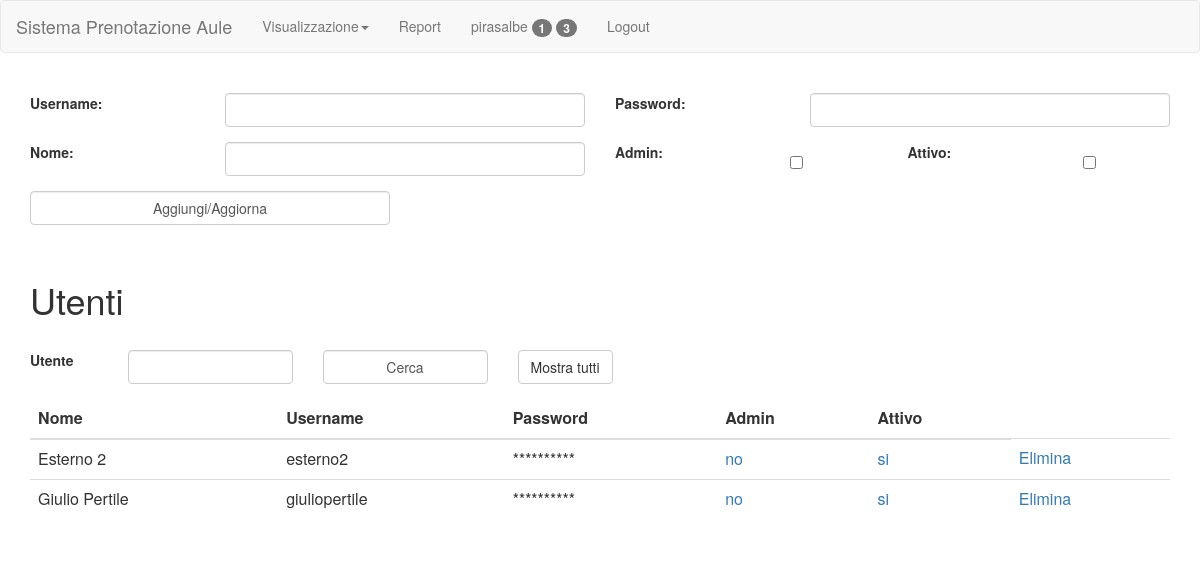
The app's page /admin/users.php (signed in) with its own data.
### tables this page shows
CREATE TABLE `utenti` (
  `username` varchar(20) NOT NULL,
  `password` varchar(64) NOT NULL,
  `admin` enum('si','no') NOT NULL DEFAULT 'no',
  `nome` varchar(20) NOT NULL,
  `attivo` enum('si','no') NOT NULL DEFAULT 'no'
);

### script/sql.php (called while the page is built, shortened)
<?php
function init()
{
    $servername = "localhost";
    $username = "root";
    $password = "";
    $dbname = "aule";
    $conn = new mysqli($servername, $username, $password, $dbname);
    return $conn;
}
function users($user)
{
	$where="";
    $sql = "SELECT *
			FROM utenti where username<>?" . $where;
    $conn = init();
    $result = null;
    if ($stmt = $conn->prepare($sql)) {
		if($user=="-1")
			$stmt->bind_param("s", $_SESSION['user']);
		else
			$stmt->bind_param("ss", $_SESSION['user'], $user);
        $stmt->execute();
        $result = $stmt->get_result();
    }
    return $result;
}
?>

### admin/users.php (the view, shortened to what this page needs)
<?php
include("../script/recursive.php");
$uvalue="";
?>
<html>
<head>
</head>
<body>
<br>
<div class="container">
    <form action="../script/addUser">
        <div class="row form-group">
            <div class="col-sm-2">
                <label for="username">Username: </label>
            </div>
            <div class="col-sm-4">
                <input name="username" class="form-control" maxlength="20">
            </div>
            <div class="col-sm-2">
                <label for="password">Password: </label>
            </div>
            <div class="col-sm-4">
                <input name="password" class="form-control" maxlength="20">
            </div>
        </div>
        <div class="row form-group">
            <div class="col-sm-2">
                <label for="name">Nome: </label>
            </div>
            <div class="col-sm-4">
                <input name="name" class="form-control" maxlength="20">
            </div>
            <div class="col-sm-2">
                <label for="admin">Admin: </label>
            </div>
            <div class="col-sm-1 checkbox">
                <input name="admin" value="si" type="checkbox" maxlength="20">
            </div>
            <div class="col-sm-2">
                <label for="attivo">Attivo: </label>
            </div>
            <div class="col-sm-1 checkbox">
                <input name="attivo" value="si" type="checkbox" maxlength="20">
            </div>
        </div>
        <div class="row form-group">
            <div class="col-sm-4">
                <button type="submit" class="form-control">
                    Aggiungi/Aggiorna
                </button>
            </div>
        </div>
    </form>
</div>
<br>
<div class="container">
	<p class="h1">Utenti</p><br>
	<div class="row form-group">
			<form action="users">
				<div class="col-sm-1">
					<label for="user">Utente</label>
				</div>
				<div class="col-sm-2">
					<input name="user" class="form-control" maxlength="20" value="<?php echo $uvalue; ?>">
				</div>
				<div class="col-sm-2">
					<button type="submit" class="form-control">Cerca</button>
				</div>
				<div class="col-sm-3">
					<a class="btn btn-default" href="users">Mostra tutti</a>
				</div>
			</form>
	</div>
    <div class="table-responsive">
        <table class="table">
            <thead>
            <tr>
                <th>Nome</th>
                <th>Username</th>
                <th>Password</th>
                <th>Admin</th>
                <th>Attivo</th>
            </tr>
            </thead>
            <tbody>
            <?php
			$user="-1";
            $result = users($user);
            if (isset($result) && $result != null) {
                while ($row = $result->fetch_assoc()) {
                    echo "<tr>
                            <td>" . $row["nome"] . "</td>
                            <td>" . $row["username"] . "</td>
                            <td>**********</td>
                            <td><a href='../script/adminUser?user=" . $row["username"] . "&admin=" . $row["admin"] . "'>" . $row["admin"] . "</a></td>
                            <td><a href='../script/changeUser?user=" . $row["username"] . "&stato=" . $row["attivo"] . "'>" . $row["attivo"] . "</a></td>
                            <td><a href='../script/deleteUser?username=" . $row["username"] . "'>Elimina</a></td>
                        </tr>";
                }
            }
            ?>
            </tbody>
        </table>
    </div>
</div>
</body>
</html>

### records on screen
utenti: nome "Esterno 2", username "esterno2", admin "no", attivo "si"
utenti: nome "Giulio Pertile", username "giuliopertile", admin "no", attivo "si"

### other values on screen
$user "pirasalbe"
$cont "1"
$cont "3"
$log "Logout"
